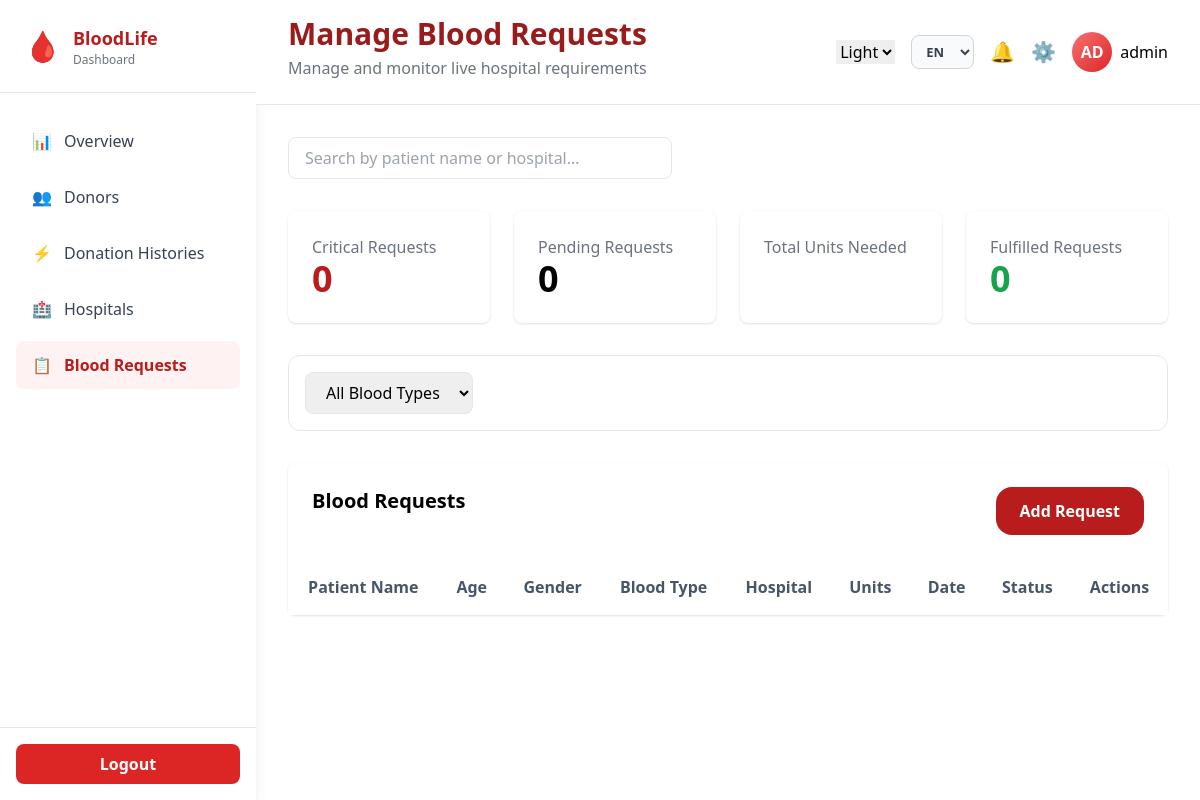
Before: /admin/requests.php (signed in) with the older database file.
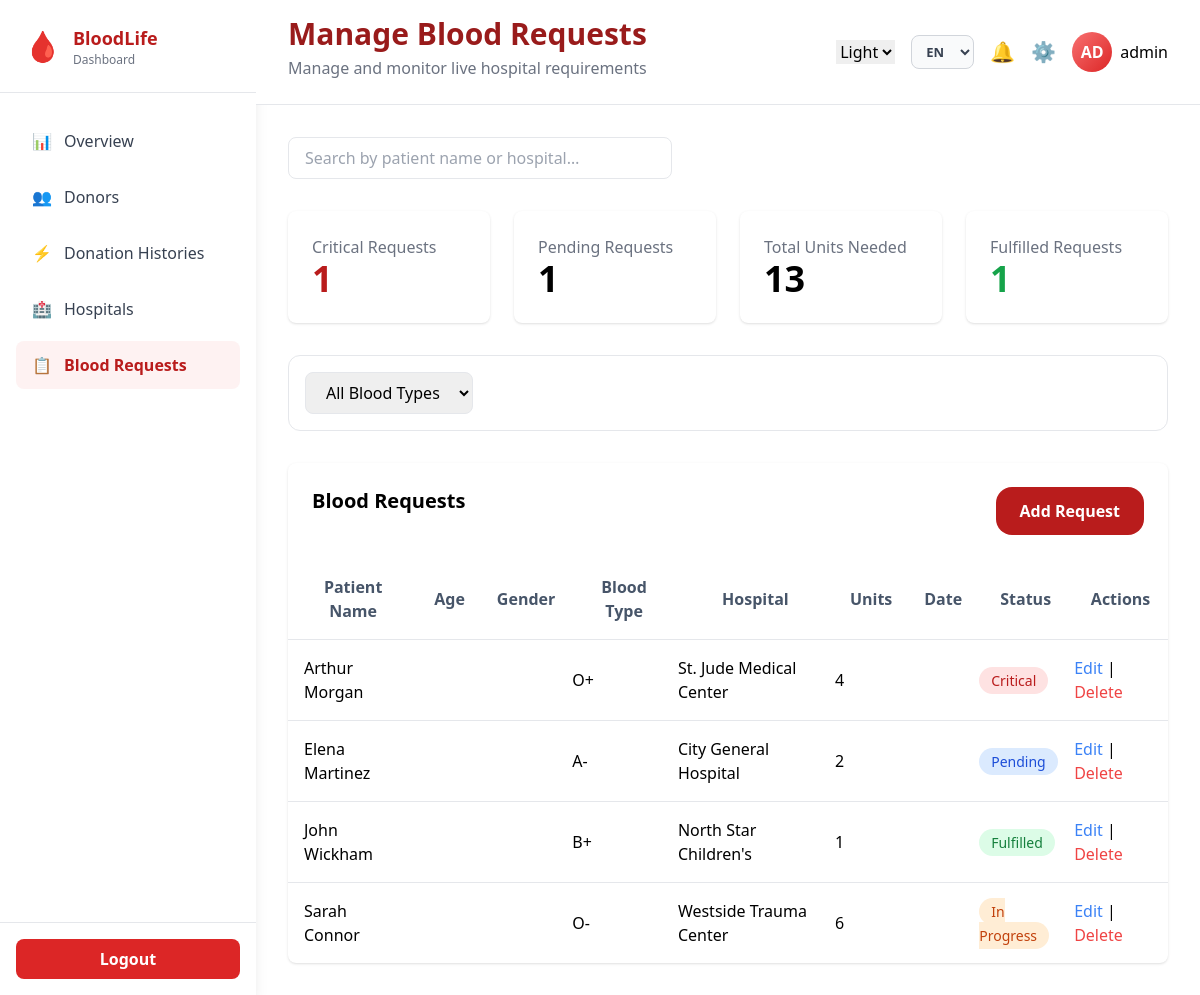
After: the same page with the newer database file.
### tables this page shows
CREATE TABLE requests (
    id INT AUTO_INCREMENT PRIMARY KEY,
    patient_name VARCHAR(100),
    blood_group VARCHAR(5),
    hospital VARCHAR(150),
    department VARCHAR(100),
    units_required INT,
    status ENUM('Critical','Pending','Fulfilled','In Progress'),
    created_at TIMESTAMP DEFAULT CURRENT_TIMESTAMP
);

### admin/requests.php (the view, shortened to what this page needs)
<?php
require_once __DIR__ . '/../config/db.php';
$critical =
    $conn->query("SELECT COUNT(*) total FROM requests WHERE status='Critical'")->fetch_assoc()['total'];
$pending =
    $conn->query("SELECT COUNT(*) total FROM requests WHERE status='Pending'")->fetch_assoc()['total'];
$fulfilled =
    $conn->query("SELECT COUNT(*) total FROM requests WHERE status='Fulfilled'")->fetch_assoc()['total'];
$data = $conn->query("SELECT * FROM requests");
?>
<!DOCTYPE html>
<html>
<head>
    <script src="https://cdn.tailwindcss.com"></script>
    <link rel="stylesheet" href="../assets/css/myanmar-font.css">
</head>
<body class="bg-gray-100 dark:bg-gray-900">
    <div class="flex">
        <div class="w-64 bg-white shadow-lg hidden md:flex flex-col sticky top-0 self-start h-screen overflow-y-auto">
            <div class="p-6 border-b border-gray-200">
                <div class="flex items-center space-x-3">
                    <span class="text-3xl">🩸</span>
                    <div>
                        <h1 class="font-bold text-lg text-red-700">BloodLife</h1>
                        <p class="text-xs text-gray-500">Dashboard</p>
                    </div>
                </div>
            </div>
            <nav class="flex-1 px-4 py-6 space-y-2">
                <a href="dashboard.php" class="flex items-center space-x-3 px-4 py-3 text-gray-700  hover:bg-gray-100 rounded-lg transition">
                    <span>📊</span>
                    <span data-i18n="overview">Overview</span>
                </a>
                <a href="donors.php" class="flex items-center space-x-3 px-4 py-3 text-gray-700  hover:bg-gray-100 rounded-lg transition">
                    <span>👥</span>
                    <span data-i18n="donors">Donors</span>
                </a>
                <a href="donation_histories.php" class="flex items-center space-x-3 px-4 py-3 text-gray-700 hover:bg-gray-100 rounded-lg transition">
                    <span>⚡</span>
                    <span data-i18n="donation_histories">Donation Histories</span>
                </a>
                <a href="hospitals.php" class="flex items-center space-x-3 px-4 py-3 text-gray-700 hover:bg-gray-100 rounded-lg transition">
                    <span>🏥</span>
                    <span data-i18n="hospitals">Hospitals</span>
                </a>
                <a href="requests.php" class="flex items-center space-x-3 px-4 py-3 bg-red-50 text-red-700 rounded-lg font-semibold">
                    <span>📋</span>
                    <span data-i18n="blood_requests">Blood Requests</span>
                </a>
            </nav>
            <div class="p-4 border-t border-gray-200">
                <a href="logout.php" class="w-full bg-red-600 text-white flex justify-center py-2 rounded-lg font-semibold hover:bg-red-700 transition" data-i18n="logout">
                </a>
            </div>
        </div>
        <main class="flex-1">
            <header class="bg-white border-b px-8 py-4 flex justify-between items-center sticky top-0 z-30">
                <div class="mb-2">
                <h2 class="text-3xl font-bold text-red-800" data-i18n="manage_requests_title">
                </h2>
                <p class="text-gray-500 mt-1">
                        Manage and monitor live hospital requirements
                    </p>
                </div>
                <div class="flex items-center gap-4">
                    <select class="theme-toggle-select" aria-label="Theme">
                        <option value="light">Light</option>
                    </select>
                    <select class="lang-toggle-select" aria-label="Language" style="font-size:0.8125rem;font-weight:600;border-radius:0.5rem;border:1px solid #d1d5db;background-color:#f9fafb;color:#374151;padding:6px 10px;cursor:pointer;">
                        <option value="en">EN</option>
                    </select>
                    <button onclick="alert('Notifications feature coming soon')" class="text-xl hover:text-red-600 transition">🔔</button>
                    <button onclick="alert('Settings feature coming soon')" class="text-xl hover:text-red-600 transition">⚙️</button>
                    <div class="relative" id="adminMenu">
                        <div class="flex items-center gap-2 cursor-pointer" onclick="toggleAdminDropdown()">
                            <div class="w-10 h-10 bg-gradient-to-br from-red-400 to-red-600 text-white rounded-full flex items-center justify-center font-bold">
                                <?= strtoupper(substr($_SESSION['username'] ?? 'A', 0, 2)) ?>
                            </div>
                            <span class="font-medium"><?= htmlspecialchars($_SESSION['username'] ?? 'Admin') ?></span>
                        </div>
                    </div>
                </div>
            </header>
            <div class="flex-1 p-8">
                <div class="w-96 mb-8">
                    <input
                        id="searchInput"
                        type="text"
                        data-i18n-placeholder="search_requests_placeholder"
                        placeholder="Search by patient name or hospital..."
                        class="w-full border rounded-lg px-4 py-2 focus:ring-2 focus:ring-red-500 outline-none">
                </div>
                <div class="grid grid-cols-4 gap-6">
                    <div class="bg-white p-6 rounded-lg shadow">
                        <p class="text-gray-500" data-i18n="critical_requests">
                        </p>
                        <h1 class="text-4xl font-bold text-red-700">
                            <?= $critical ?>
                        </h1>
                    </div>
                    <div class="bg-white p-6 rounded-lg shadow">
                        <p class="text-gray-500" data-i18n="pending_requests">
                        </p>
                        <h1 class="text-4xl font-bold">
                            <?= $pending ?>
                        </h1>
                    </div>
                    <div class="bg-white p-6 rounded-lg shadow">
                        <p class="text-gray-500" data-i18n="total_units_needed">
                        </p>
                        <h1 class="text-4xl font-bold">
                            <?php
                            $units = $conn->query("SELECT SUM(units_required) total FROM requests")
                                ->fetch_assoc()['total'];
                            echo $units;
                            ?>
                        </h1>
                    </div>
                    <div class="bg-white p-6 rounded-lg shadow">
                        <p class="text-gray-500" data-i18n="fulfilled_requests">
                        </p>
                        <h1 class="text-4xl font-bold text-green-600">
                            <?= $fulfilled ?>
                        </h1>
                    </div>
                </div>
                <div class="bg-white border rounded-xl p-4 mt-8">
                    <div class="flex flex-wrap gap-4">
                        <select class="border rounded-lg px-4 py-2">
                            <option>All Blood Types</option>
                        </select>
                    </div>
                </div>
                <div class="bg-white mt-8 rounded-lg shadow">
                    <div class="flex justify-between p-6">
                        <h2 class="font-bold text-xl" data-i18n="blood_requests">
                        </h2>
                        <a href="add.php" class="rounded-2xl bg-red-700 px-6 py-3 text-white font-semibold hover:bg-red-800 transition inline-block" data-i18n="add_request">
                    </a>
                    </div>
                    <table class="w-full">
                        <thead class="bg-gray-100">
                            <tr class="bg-gray-50 text-slate-600">
                                <th class="p-4" data-i18n="patient_name_col">Patient Name</th>
                                <th class="p-4" data-i18n="age">Age</th>
                                <th class="p-4" data-i18n="gender">Gender</th>
                                <th class="p-4" data-i18n="blood_type_col_req">Blood Type</th>
                                <th class="p-4" data-i18n="hospital_col_req">Hospital</th>
                                <th class="p-4" data-i18n="units_col_req">Units</th>
                                <th class="p-4" data-i18n="date_col_req">Date</th>
                                <th class="p-4" data-i18n="status_col_req">Status</th>
                                <th class="p-4" data-i18n="actions_col_req">Actions</th>
                            </tr>
                        </thead>
                        <tbody>
                            <?php while ($row = $data->fetch_assoc()): ?>
                                <tr class="border-t">
                                    <td class="p-4">
                                        <?= $row['patient_name'] ?>
                                    </td>
                                    <td>
                                    </td>
                                    <td>
                                    </td>
                                    <td>
                                        <?= $row['blood_group'] ?>
                                    </td>
                                    <td>
                                        <?= $row['hospital'] ?>
                                    </td>
                                    <td>
                                        <?= $row['units_required'] ?>
                                    </td>
                                    <td>
                                    </td>
                                    <td>
                                        <?php
                                        $color = '';
                                        switch ($row['status']) {
                                            case 'Critical':
                                                $color = 'bg-red-100 text-red-700';
                                                break;
                                            case 'Pending':
                                                $color = 'bg-blue-100 text-blue-700';
                                                break;
                                            case 'Fulfilled':
                                                $color = 'bg-green-100 text-green-700';
                                                break;
                                            default:
                                                $color = 'bg-orange-100 text-orange-700';
                                        }
                                        ?>
                                        <span class="px-3 py-1 rounded-full text-sm <?= $color ?>">
                                            <?= $row['status'] ?>
                                        </span>
                                    </td>
                                    <td>
                                        <a href="edit.php?id=<?= $row['id'] ?>"
                                            class="text-blue-500" data-i18n="edit">
                                        </a>
                                        |
                                        <a href="delete.php?id=<?= $row['id'] ?>"
                                            class="text-red-500"
                                            onclick="return confirm('Are you sure you want to delete this request?')" data-i18n="delete">
                                        </a>
                                    </td>
                                </tr>
                            <?php endwhile; ?>
                        </tbody>
                    </table>
                </div>
            </div>
        </main>
    </div>
</body>
</html>

### admin/requests.php (style rules this page uses)
html:not(.dark) body { background-color: #ffffff !important; background-image: none !important; }
html:not(.dark) .bg-gray-50 { background-color: #ffffff !important; }
html:not(.dark) .bg-gray-100 { background-color: #ffffff !important; }

Changed rows visible on the page:
added requests: patient_name "Arthur Morgan", blood_group "O+", hospital "St. Jude Medical Center", units_required "4", status "Critical"
added requests: patient_name "Elena Martinez", blood_group "A-", hospital "City General Hospital", units_required "2", status "Pending"
added requests: patient_name "John Wickham", blood_group "B+", hospital "North Star Children's", units_required "1", status "Fulfilled"
added requests: patient_name "Sarah Connor", blood_group "O-", hospital "Westside Trauma Center", units_required "6", status "In Progress"
Other visible differences:
$critical: "0" → "1"
$pending: "0" → "1"
$units: (not shown) → "13"
$fulfilled: "0" → "1"
